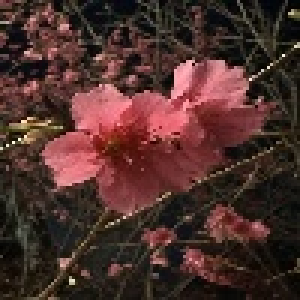
#> input picture 1-OpenCV-Practice/ardales_mp1_affine_transformations/resized_images/resized_0.jpg, 100 x 100 px (shown 3 times larger); its folder holds only this picture in this run
$ jupyter execute --allow-errors ardales_mp1_affine_transformations.ipynb
#> lines starting #> are read from the running program, lines starting #| are printed output that depends on the picture
# Machine Problem 1 - Affine Transformations
### Submitted by: Darius Vincent Ardales | DIGIMAP - S13

# Dependencies

[cell 1]
import cv2 as cv
import matplotlib.pyplot as plt
import numpy as np
import os
import requests

# For reproducibility
np.random.seed(42)

# Data Preparation

### Helper Functions

[cell 2]
# Function to fetch images from a public GitHub repository folder
def fetch_images(base_url, image_names):
    images = []

    for image_name in image_names:
        raw_url = f'{base_url}/{image_name}'
        response = requests.get(raw_url)

        if response.status_code == 200:
            image_data = np.frombuffer(response.content, np.uint8)
            img = cv.imdecode(image_data, cv.IMREAD_COLOR)
            img_rgb = cv.cvtColor(img, cv.COLOR_BGR2RGB)

            images.append(img_rgb)
        else:
            print(f"Failed to download {image_name}")

    return images

[cell 3]
# Function to read all images from a directory and store them in a list
def read_images_from_dir(dir_path):
#> called with dir_path = 'resized_images'
    images = []

    for filename in os.listdir(dir_path):
        file_path = os.path.join(dir_path, filename)

        if filename.endswith(('.png', '.jpg', '.jpeg', '.bmp', '.tiff')):
            img = cv.imread(file_path)
#> img is the input picture: shape (100, 100, 3); mean B, G, R 43.3, 47.8, 76.9
            img_rgb = cv.cvtColor(img, cv.COLOR_BGR2RGB)

            images.append(img_rgb)

    return images

[cell 4]
# Function to take an image list and displays them
def display_images(images, columns=5):
    rows = (len(images) + columns - 1) // columns

    plt.figure(figsize=(15, rows * 3))

    for i, img in enumerate(images):
        plt.subplot(rows, columns, i + 1)
        plt.imshow(img)

    plt.tight_layout()
    plt.show()

### Loading the Data

[cell 5]
base_url = "https://raw.githubusercontent.com/dyjdlopez/fund-dip/main/media/dataset2"
image_names = [
    '0001.jpg', '0002.jpg', '0003.jpg', '0007.jpg', '0008.jpg',
    '0009.jpg', '0010.jpg', '0011.jpg', '0020.jpg', '0030.jpg'
]

#> (the rest of this cell did not finish here and is left out)

# Data Formatting

Given the image dataset:
- Reshape the images to (100,100,3)
- Save the transformed images as JPEG files in a separate directory.

[cell 6]
# Function to resize all images in a list to a given size
def resize_and_save_images(images, output_dir, size=(100, 100)):
    if not os.path.exists(output_dir):
        os.makedirs(output_dir)

    for i, img in enumerate(images):
        # Resize the image to the specified size (100x100 by default)
        # Uses cv2.INTER_LINEAR interpolation by default
        resized_img = cv.resize(img, size)

        output_path = os.path.join(output_dir, f'resized_{i}.jpg')

        # Convert back to BGR before saving
        img_bgr = cv.cvtColor(resized_img, cv.COLOR_RGB2BGR)

        # Save the image as a JPEG file
        cv.imwrite(output_path, img_bgr)

    print(f"All images have been resized and saved to {output_dir}")

#> (a cell that did not finish here is left out)

[cell 8]
# Reshape the images to (100,100,3) and save them in a separate directory
output_dir = "resized_images"

#> (the rest of this cell did not finish here and is left out)

[cell 9]
# Display the resized images
resized_images = read_images_from_dir(output_dir)
#> resized_images = 1 item
display_images(resized_images)
#> in display_images, `rows = (len(images) + columns - 1) // columns`: rows = 1
#> the loop in display_images, `for i, img in enumerate(images):` made 1 pass

[cell 10]
# Check the shapes of the resized images
for image in resized_images:
  print(image.shape)
#> this loop made 1 pass
#| (100, 100, 3)

# Data Augmentation

Create individual parametrized functions that can:
- Randomly put a black patch over a portion of the image.
- Shift an image sideward or upwards.
- Rotate an image.
- Flip an image either vertically or horizontally.

Produce a new augmented dataset with at least 100 images (original images included) using the functions made in the previous action item.

### Randomly putting a black patch over a portion of an image

[cell 11]
# Function to randomly place a black patch over a portion of the image
def random_black_patch(img, patch_size=(30, 30)):
#> called with patch_size = (30, 30)
    img_copy = img.copy()
    rows, cols, _ = img_copy.shape
#> rows = 100; cols = 100

    x = np.random.randint(0, cols - patch_size[1])
#> x = 51
    y = np.random.randint(0, rows - patch_size[0])
#> y = 14

    # Setting the value to 0 makes it black
    img_copy[y:y + patch_size[0], x:x + patch_size[1]] = 0
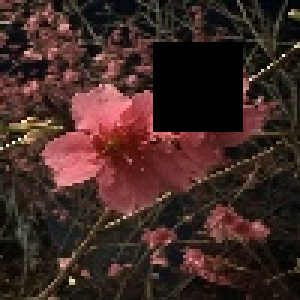
#> img_copy: shape (100, 100, 3) (shown 3 times larger); mean R, G, B 64.2, 41, 36.3
    return img_copy

[cell 12]
# Test the random_black_patch function
test = random_black_patch(resized_images[0])
plt.imshow(test)

### Shifting an image sideward or upwards

[cell 13]
# Function to shift an image either sideward or upward
def shift_image(img, x=0, y=0):
#> called with x = -20, y = 10
    img_copy = img.copy()
    rows, cols, ch = img_copy.shape
#> rows = 100; cols = 100; ch = 3

    M = np.float32([[1, 0, x], [0, 1, y]])
    shifted_img = cv.warpAffine(img_copy, M, (cols, rows))
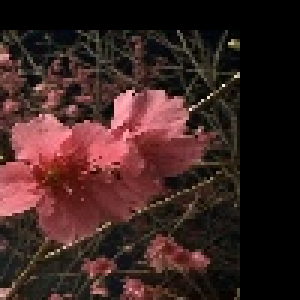
#> shifted_img: shape (100, 100, 3) (shown 3 times larger); mean R, G, B 60.3, 35.8, 33.4
    return shifted_img

[cell 14]
# Test the shift_image function
test = shift_image(resized_images[0], -20, 10)
plt.imshow(test)

### Rotating an image

[cell 15]
def rotate_image(img, theta=30, scale=1.0, center=None):
#> called with theta = 30, scale = 1
    img_copy = img.copy()
    rows, cols, ch = img_copy.shape
#> rows = 100; cols = 100; ch = 3

    # If no center is provided, use the geometric center of the image
    if center is None:
        center = ((cols - 1) / 2.0, (rows - 1) / 2.0)
#> center = (49.5, 49.5)

    M = cv.getRotationMatrix2D(center, theta, scale)
    rotated_img = cv.warpAffine(img_copy, M, (cols, rows))
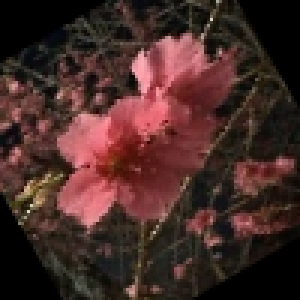
#> rotated_img: shape (100, 100, 3) (shown 3 times larger); mean R, G, B 70.4, 42.7, 39.1

    return rotated_img

[cell 16]
# Test the rotate_image function
test = rotate_image(resized_images[0])
plt.imshow(test)

### Flipping an image either vertically or horizontally

[cell 17]
# Function to flip an image vertically or horizontally
def flip_image(img, flip_code=1):
    img_copy = img.copy()

    # flip_code: 1 = horizontal, 0 = vertical, -1 = both
    flipped_img = cv.flip(img_copy, flip_code)
    return flipped_img

[cell 18]
# Test the flip_image function
flipped_images = [
    resized_images[0],             # Original
    cv.flip(resized_images[0], 1),   # Horizontal flip
    cv.flip(resized_images[0], 0),   # Vertical flip
    cv.flip(resized_images[0], -1)   # Both axes flip
]

display_images(flipped_images, 4)
#> call 2 of display_images, with columns = 4
#> the loop in display_images (call 2), `for i, img in enumerate(images):` made 4 passes
#> in display_images (call 2), `plt.show()`:
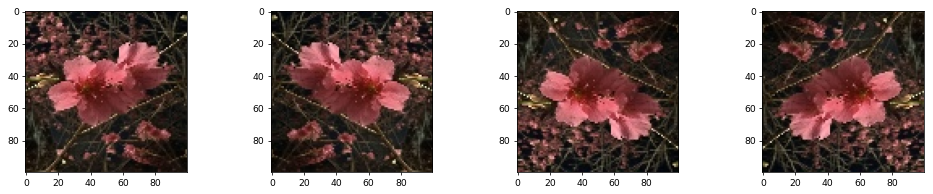
#> figure drawn by matplotlib, 4 panels

### Producing a new augmented dataset with at least 100 images (original images included) using the functions made

[cell 19]
# Function to apply augmentations and save augmented images
def augment_and_save_images(images, output_dir, augment_count=100):
#> called with output_dir = 'augmented_images', augment_count = 100
    if not os.path.exists(output_dir):
        os.makedirs(output_dir)

    total_images = len(images)
#> total_images = 1
    images_needed = augment_count - total_images
#> images_needed = 99

    augmented_images = []

    # Save the original images
    for idx, img in enumerate(images):
        # Save the original image
        img_name = f'original_{idx}.jpg'
        cv.imwrite(os.path.join(output_dir, img_name), cv.cvtColor(img, cv.COLOR_RGB2BGR))
        augmented_images.append(img)
#> this loop made 1 pass
#> img_name on pass 1: 'original_0.jpg'
#> after the loop, augmented_images = 1 item

    i = 0
    while len(augmented_images) < augment_count:
        # Randomly select an image from the original set
        img = images[np.random.randint(0, total_images)]

        # Keep track of whether any augmentation was applied
        augmentation_applied = False

        # Randomly apply transformations
        if np.random.choice([True, False]):
            img = random_black_patch(img, patch_size=(np.random.randint(25, 75), np.random.randint(25, 75)))
            augmentation_applied = True

        if np.random.choice([True, False]):
            img = shift_image(img, x=np.random.randint(-50, 50), y=np.random.randint(-50, 50))
            augmentation_applied = True

        if np.random.choice([True, False]):
            img = rotate_image(img, theta=np.random.randint(-75, 75), scale=1.0)
            augmentation_applied = True

        if np.random.choice([True, False]):
            img = flip_image(img, flip_code=np.random.choice([0, 1, -1]))
            augmentation_applied = True

        # If no augmentations were applied, randomly choose one augmentation to apply
        if not augmentation_applied:
            augmentation_functions = [
                lambda img: random_black_patch(img, patch_size=(np.random.randint(25, 75), np.random.randint(25, 75))),
                lambda img: shift_image(img, x=np.random.randint(-50, 50), y=np.random.randint(-50, 50)),
                lambda img: rotate_image(img, theta=np.random.randint(-75, 75), scale=1.0),
                lambda img: flip_image(img, flip_code=np.random.choice([0, 1, -1]))
            ]
            img = np.random.choice(augmentation_functions)(img)

        # Save the augmented image
        img_name = f'augmented_{i}.jpg'
        cv.imwrite(os.path.join(output_dir, img_name), cv.cvtColor(img, cv.COLOR_RGB2BGR))
        augmented_images.append(img)
        i += 1
#> this loop made 99 passes
#> (augmentation_applied, img_name) on passes 1, 3, 5, 12, 13, 14, 17, 18: (True, 'augmented_0.jpg'), (True, 'augmented_2.jpg'), (True, 'augmented_4.jpg'), (True, 'augmented_11.jpg'), (True, 'augmented_12.jpg'), (True, 'augmented_13.jpg'), (True, 'augmented_16.jpg'), (True, 'augmented_17.jpg')
#> (augmentation_applied, img_name) on passes 10, 16, 31, 36, 38, 50: (True, 'augmented_9.jpg'), (True, 'augmented_15.jpg'), (True, 'augmented_30.jpg'), (False, 'augmented_35.jpg'), (True, 'augmented_37.jpg'), (True, 'augmented_49.jpg')
#> pass 1, in augment_and_save_images, `img = random_black_patch(img, patch_size=(np.random.randint(25, 75), n..`:
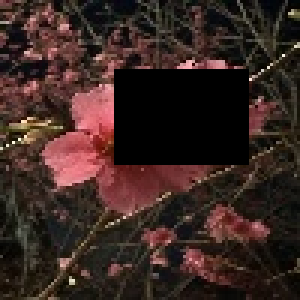
#> img: shape (100, 100, 3) (shown 3 times larger); mean R, G, B 56.9, 38.2, 33.5
#> pass 1, in shift_image (call 2), `shifted_img = cv.warpAffine(img_copy, M, (cols, rows))`:
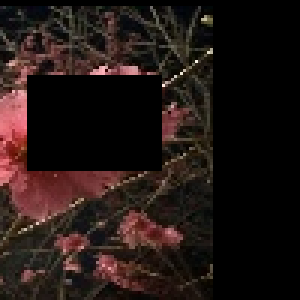
#> shifted_img: shape (100, 100, 3) (shown 3 times larger); mean R, G, B 34.2, 22.7, 20
#> pass 2, in flip_image, `flipped_img = cv.flip(img_copy, flip_code)`:
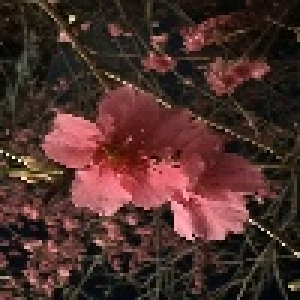
#> flipped_img: shape (100, 100, 3) (shown 3 times larger); mean R, G, B 76.9, 47.8, 43.3
#> after the loop:
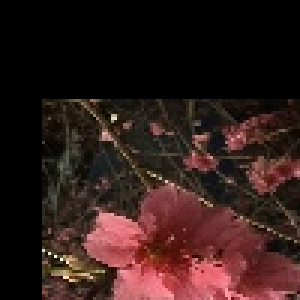
#> img: shape (100, 100, 3) (shown 3 times larger); mean R, G, B 49.3, 28.6, 25.8

    print(f"Created {len(augmented_images)} images and saved them to {output_dir}")
#| Created 100 images and saved them to augmented_images

    return augmented_images

$ run again, on 1-OpenCV-Practice/ardales_mp1_affine_transformations/resized_images/resized_4.jpg
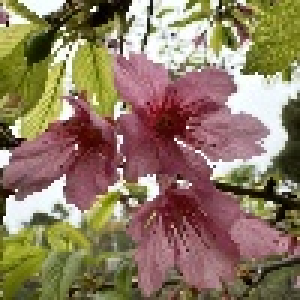
#> input picture 1-OpenCV-Practice/ardales_mp1_affine_transformations/resized_images/resized_4.jpg, 100 x 100 px (shown 3 times larger)
#> in read_images_from_dir, img is the input picture: shape (100, 100, 3); mean B, G, R 98.5, 121.8, 142
#> resized_images = 1 item
#> in display_images, `rows = (len(images) + columns - 1) // columns`: rows = 1
#> the loop in display_images, `for i, img in enumerate(images):` made 1 pass
#> the loop `for image in resized_images:` made 1 pass
#| (100, 100, 3)
#> img_copy: shape (100, 100, 3); mean R, G, B 126.9, 110, 86.6
#> the loop in display_images (call 2), `for i, img in enumerate(images):` made 4 passes
#> images_needed = 99
#> the loop in augment_and_save_images, `for idx, img in enumerate(images):` made 1 pass
#> img_name on pass 1: 'original_0.jpg'
#> after the loop in augment_and_save_images, `for idx, img in enumerate(images):`: augmented_images = 1 item
#> the loop in augment_and_save_images, `while len(augmented_images) < augment_count:` made 99 passes
#> (augmentation_applied, img_name) on passes 1, 3, 5, 12, 13: (True, 'augmented_0.jpg'), (True, 'augmented_2.jpg'), (True, 'augmented_4.jpg'), (True, 'augmented_11.jpg'), (True, 'augmented_12.jpg')
#> pass 1, in shift_image (call 2), `shifted_img = cv.warpAffine(img_copy, M, (cols, rows))`:
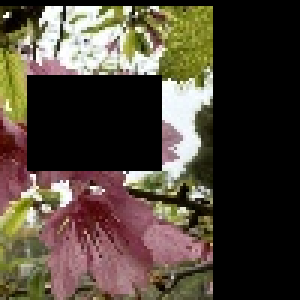
#> shifted_img: shape (100, 100, 3) (shown 3 times larger); mean R, G, B 77.9, 68, 56.1
#> after the loop in augment_and_save_images, `while len(augmented_images) < augment_count:`:
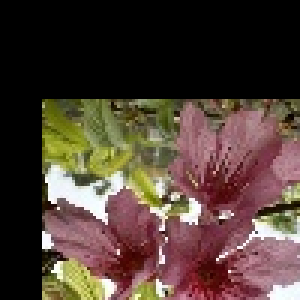
#> img: shape (100, 100, 3) (shown 3 times larger); mean R, G, B 79.1, 61.8, 52.7
#| Created 100 images and saved them to augmented_images

$ run again, on 1-OpenCV-Practice/ardales_mp1_affine_transformations/resized_images/resized_5.jpg
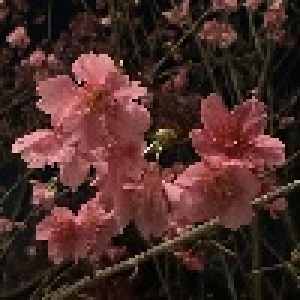
#> input picture 1-OpenCV-Practice/ardales_mp1_affine_transformations/resized_images/resized_5.jpg, 100 x 100 px (shown 3 times larger)
#> in read_images_from_dir, img is the input picture: shape (100, 100, 3); mean B, G, R 40.2, 44.2, 73.5
#> resized_images = 1 item
#> in display_images, `rows = (len(images) + columns - 1) // columns`: rows = 1
#> the loop in display_images, `for i, img in enumerate(images):` made 1 pass
#> the loop `for image in resized_images:` made 1 pass
#| (100, 100, 3)
#> img_copy: shape (100, 100, 3); mean R, G, B 68.5, 41.2, 37.7
#> the loop in display_images (call 2), `for i, img in enumerate(images):` made 4 passes
#> images_needed = 99
#> the loop in augment_and_save_images, `for idx, img in enumerate(images):` made 1 pass
#> img_name on pass 1: 'original_0.jpg'
#> after the loop in augment_and_save_images, `for idx, img in enumerate(images):`: augmented_images = 1 item
#> the loop in augment_and_save_images, `while len(augmented_images) < augment_count:` made 99 passes
#> (augmentation_applied, img_name) on passes 1, 3, 5, 12, 13: (True, 'augmented_0.jpg'), (True, 'augmented_2.jpg'), (True, 'augmented_4.jpg'), (True, 'augmented_11.jpg'), (True, 'augmented_12.jpg')
#> pass 1, in shift_image (call 2), `shifted_img = cv.warpAffine(img_copy, M, (cols, rows))`:
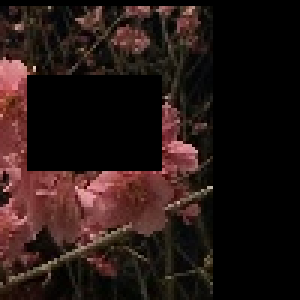
#> shifted_img: shape (100, 100, 3) (shown 3 times larger); mean R, G, B 37.5, 22.8, 20.2
#> after the loop in augment_and_save_images, `while len(augmented_images) < augment_count:`:
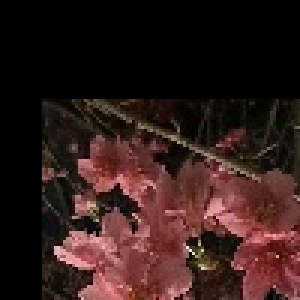
#> img: shape (100, 100, 3) (shown 3 times larger); mean R, G, B 49.7, 28.4, 26.1
#| Created 100 images and saved them to augmented_images
